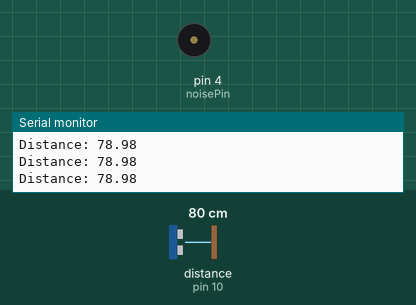
This sketch was run on a simulated Arduino Uno, built with avr-gcc and run on an emulated ATmega328P. On the bench: buzzer (waves = sounding), the last lines printed to the serial monitor. Wiring (inferred from the names in the program): ultrasonic range finder: trigger pin 9; echo pin 10. Inputs (shaded band) come from the test bench; at power-on: distance to the obstacle (sensor on pin 10) 80 cm. The echo pulse lasts 58.3 µs per cm.

Above: at 1.8 s.
1.9 s: distance to the obstacle (sensor on pin 10) set to 2 cm
At 3.1 s:
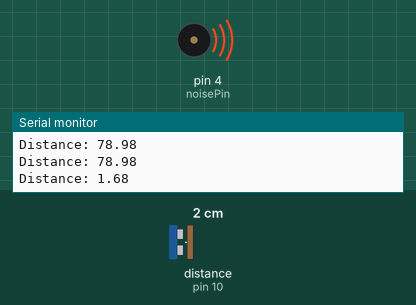
4.9 s: distance to the obstacle (sensor on pin 10) set to 74 cm
6.4 s: distance to the obstacle (sensor on pin 10) set to 81 cm
At 7.1 s:
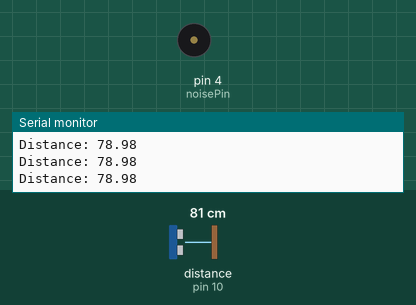
Timing chart, 0 to 9.4 s (numbered marks = the images above; inputs shaded):
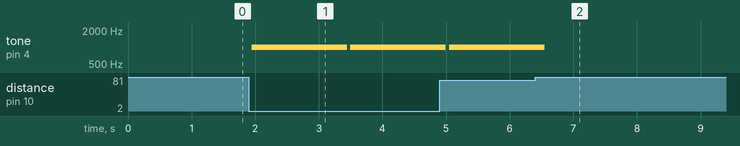

Measured:
- the behaviour switches between 76 and 77 cm on distance to the obstacle (sensor on pin 10) (found by bisection; images 1 and 2)
- after the input at 1.9 s, tone on pin 4 (noisePin): silent → 1000 Hz at once, → silent 1.5 s later, → 1000 Hz 0.05 s later
- after the input at 6.4 s, tone on pin 4 (noisePin): goes on until 6.5 s, then stays silent

The sketch:

tripwireNoiseLight.ino
```cpp
// defines pins numbers
const int trigPin = 9;
const int echoPin = 10;
const int noisePin = 4;

double startDistance=9999;
double accuracy=.05;

void setup()
{
  Serial.begin(9600); // Starts the serial communication
  pinMode(trigPin, OUTPUT); // Sets the trigPin as an Output
  pinMode(echoPin, INPUT); // Sets the echoPin as an Input
  startDistance=(getDistance()+getDistance())/2;
  Serial.print("Start distance: ");
  Serial.print(startDistance);
  Serial.println();
  delay(500);
}

void loop()
{
  double dist=getDistance();
  Serial.print("Distance: ");
  Serial.print(dist);
  Serial.println();
  if(dist<startDistance-(accuracy*startDistance))
  {
    triggered();
    Serial.println("INTRUDER");
  }

}

double getDistance()
{
  delay(50);
  long duration;
  digitalWrite(trigPin, LOW);
  delayMicroseconds(2);
  digitalWrite(trigPin, HIGH);
  delayMicroseconds(10);
  digitalWrite(trigPin, LOW);
  duration = pulseIn(echoPin, HIGH);
  if(duration*0.034/2>startDistance&&startDistance!=9999)
  {
    return startDistance;
  }
  return duration*0.034/2;

}

void triggered()
{
  for(int i=0; i<5; i++)
  {
    tone(noisePin,1000,300);
    delay(300);
  }

}
```
